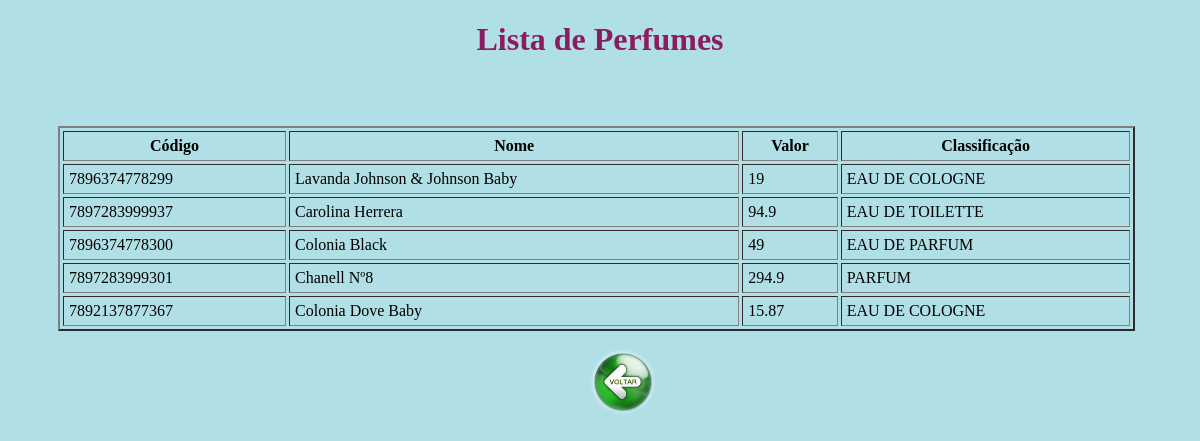
/farmacia/perfume/view_perfume.php, run on the app's committed database.
### tables this page shows
CREATE TABLE `perfume` (
  `codPerfume` integer auto_increment not NULL,
  `classificacao` VARCHAR(45) NOT NULL,
  `codProduto` varchar(15) NOT NULL,
  PRIMARY KEY (codPerfume),
  FOREIGN KEY (codProduto) REFERENCES produto(codProduto) ON UPDATE CASCADE ON DELETE CASCADE
);

CREATE TABLE `produto` (
  `codProduto` varchar(15) NOT NULL,
  `nome` varchar(45) NOT NULL,
  `valor` float NOT NULL,
  PRIMARY KEY (codProduto)
);

### farmacia/perfume/view_perfume.php (the view, shortened to what this page needs)
<?php require_once '../php_action/db_connect.php'; ?>
<!DOCTYPE html>
<html>
<head>
	<link type="text/css" rel="stylesheet" href="../php_action/stylesheet.css"/>
</head>
<body>
	<h1> <center>Lista de Perfumes</center> </h1>
<div class="manageMember">
	<br><br>
	<table border="2" cellspacing="3" cellpadding="5">
		<thead>
			<tr>
				<th>Código</th>
				<th>Nome</th>
				<th>Valor</th>
				<th>Classificação</th>
			</tr>
		</thead>
		<tbody>
			<?php
			$sql = "SELECT * FROM perfume, produto WHERE perfume.codProduto = produto.codProduto";
			$result = $connect->query($sql);
			if($result->num_rows > 0) {
				while($row = $result->fetch_assoc()) {
					echo "<tr>
						<td>".$row['codProduto']."</td>
						<td>".$row['nome']."</td>
						<td>".$row['valor']."</td>
						<td>".$row['classificacao']."</td>
					</tr>";
				}
			} else {
				echo "<tr><td colspan='5'><center>No Data Avaliable</center></td></tr>";
			}
			?>
		</tbody>
	</table>
	<form method="post" action="./crud_perfume.php">
	<br><center>&emsp; &emsp; &emsp; &emsp; &emsp; &emsp; &emsp; &emsp; &emsp; &emsp; &emsp; &emsp; &emsp; &emsp; &emsp; <input type="image" src="../botao_voltar.png" alt="Submit" width="65" height="65"></center>
	</form>
</div>
</body>
</html>

### farmacia/php_action/stylesheet.css (style rules this page uses)
h1 { color: #8B1C62; }

### farmacia/perfume/view_perfume.php (style rules this page uses)
body { background: #B0E0E6; }
.manageMember { width: 70%; margin: 10px 30px 30px 50px; }
table { width: 130%; height: 20%; margin-top: 10px; }

### data on the page
perfume: codProduto.codProduto "7896374778299", codProduto.nome "Lavanda Johnson & Johnson Baby", codProduto.valor "19", classificacao "EAU DE COLOGNE"
perfume: codProduto.codProduto "7897283999937", codProduto.nome "Carolina Herrera", codProduto.valor "94.9", classificacao "EAU DE TOILETTE"
perfume: codProduto.codProduto "7896374778300", codProduto.nome "Colonia Black", codProduto.valor "49", classificacao "EAU DE PARFUM"
perfume: codProduto.codProduto "7897283999301", codProduto.nome "Chanell Nº8", codProduto.valor "294.9", classificacao "PARFUM"
perfume: codProduto.codProduto "7892137877367", codProduto.nome "Colonia Dove Baby", codProduto.valor "15.87", classificacao "EAU DE COLOGNE"
